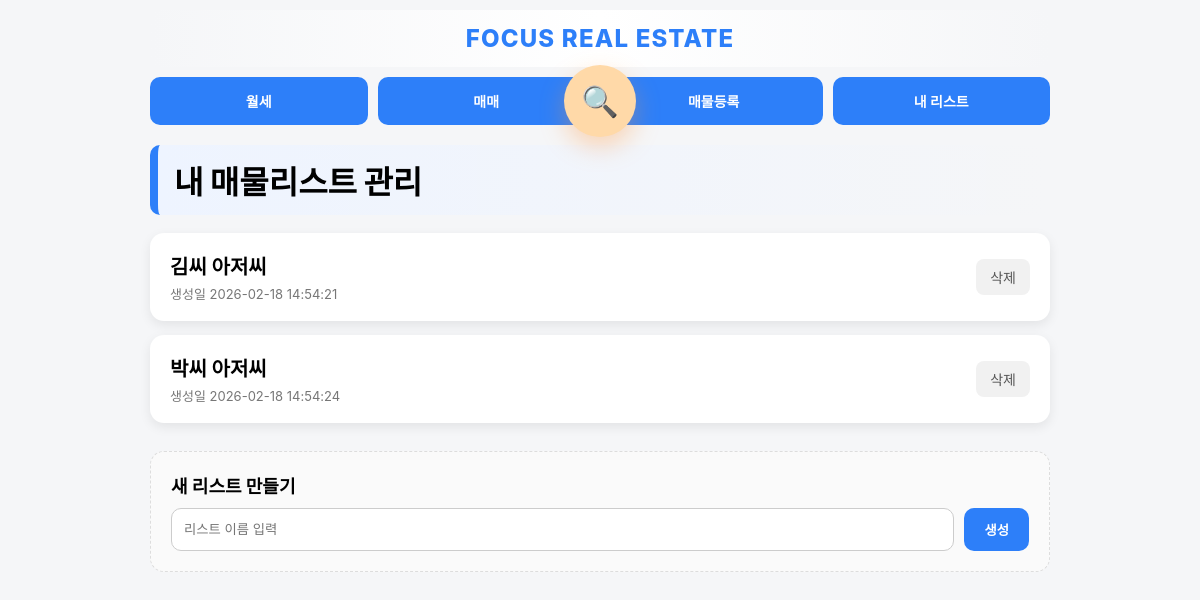
Before: /collections (signed in) with the older database file.
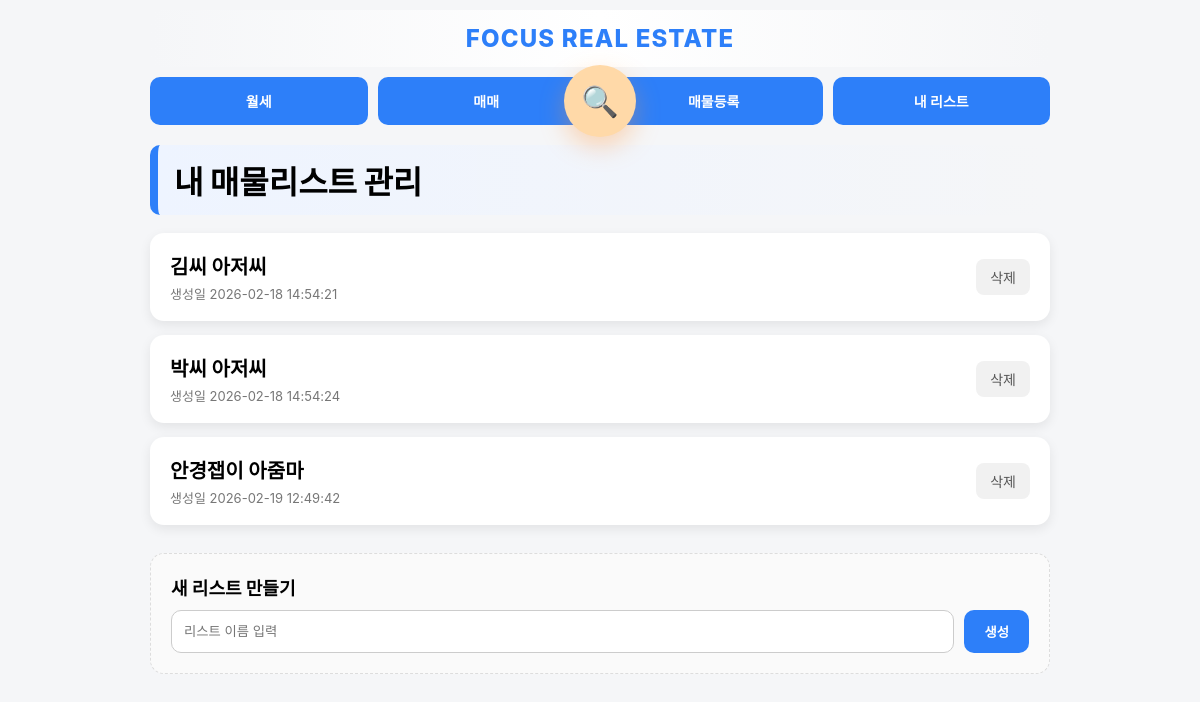
After: the same page with the newer database file.
### app.py (models this page shows)
class Collection(db.Model):
    id = db.Column(db.Integer, primary_key=True)
    title = db.Column(db.String(200))
    memo = db.Column(db.String(200))
    created_at = db.Column(db.String(50))

### app.py (the view)
@app.route("/collections")
@login_required
def collections():
    lists = Collection.query.all()
    return render_template(
        "collections.html",
        lists=lists,
    )

### app.py (called while the page is built)
@login_manager.user_loader
def load_user(user_id):
    return User.query.get(int(user_id))

### templates/collections.html (shortened to what this page needs)
{% extends "base.html" %}
{% block content %}
<div class="section-title">내 매물리스트 관리</div>
<div class="list-container">
{% for c in lists %}
<div class="list-card" onclick="location.href='/collections/{{ c.id }}'">
    <div class="list-info">
        <div class="list-title">{{ c.title }}</div>
        <div class="list-date">생성일 {{ c.created_at }}</div>
    </div>
    <div class="list-actions">
        <a href="/collections/delete/{{ c.id }}"
           class="delete-btn"
           onclick="event.stopPropagation(); return confirm('리스트를 삭제할까요?')">
           삭제
        </a>
    </div>
</div>
{% endfor %}
</div>
<div class="new-list-card">
    <div class="new-title">새 리스트 만들기</div>
    <form method="POST" action="/collections/new" class="new-form">
        <input type="text" name="title" placeholder="리스트 이름 입력" required>
        <button type="submit">생성</button>
    </form>
</div>
{% endblock %}

### templates/base.html (shortened to what this page needs)
<!DOCTYPE html>
<html>
<head>
</head>
<body>
<div class="container">
    <div class="site-header">
         FOCUS REAL ESTATE
    </div>
    <div class="menu-wrapper">
    <div class="menu">
        <a href="/?mode=rent">월세</a>
        <a href="/?mode=sale">매매</a>
        <a href="/register" class="pc-only">매물등록</a>
        <a href="/collections">내 리스트</a>
    </div>
    <a href="/search" class="search-fab" title="매물 검색">
        🔍
    </a>
</div>
{% block content %}
{% endblock %}
</div>
</body>
</html>

### templates/base.html (style rules this page uses)
.site-header { text-align: center; font-size: 24px; font-weight: 800; letter-spacing: 1.2px; padding: 14px 0; color: #2d7ff9; background: linear-gradient(to right, #f5f6f8, #ffffff, #f5f6f8); border-radius: 12px; margin-bottom: 10px; }
body { font-size: 14px; }
@media (min-width: 801px) { .menu { display: flex !important; flex-direction: row !important; justify-content: space-between !important; gap: 10px !important; } }
@media (min-width: 801px) { .menu a { flex: 1 !important; } }
body { font-family: "Pretendard", -apple-system, BlinkMacSystemFont, "Segoe UI", Roboto, sans-serif; margin: 0; padding: 0; background: #f5f6f8; }
.container { max-width: 900px; margin: 0 auto; padding: 10px; }
.menu { display: grid; grid-template-columns: repeat(3, 1fr); gap: 8px; margin-bottom: 15px; }
.menu a { text-align: center; padding: 14px 10px; background: #2d7ff9; color: white; border-radius: 10px; text-decoration: none; font-size: 14px; font-weight: bold; }
.menu-wrapper { position: relative; margin-bottom: 20px; }
.search-fab { position: absolute; left: 50%; top: 50%; transform: translate(-50%, -50%); width: 72px; height: 72px; border-radius: 50%; background: #ffd9a8; color: #ff8a00; display: flex; align-items: center; justify-content: center; font-size: 30px; text-decoration: none; box-shadow: 0 10px 25px rgba(255,150,60,0.35); transition: all 0.18s ease; z-index: 10; animation: floaty 2.4s ease-in-out infinite; }

### templates/collections.html (style rules this page uses)
.section-title { font-size: 32px; font-weight: 900; margin-bottom: 18px; padding: 12px 16px; border-radius: 10px; background: linear-gradient(to right, #eef4ff, transparent); border-left: 8px solid #2d7ff9; }
.list-container { display: flex; flex-direction: column; gap: 14px; }
.list-card { background: white; padding: 18px 20px; border-radius: 14px; box-shadow: 0 4px 12px rgba(0,0,0,0.08); display: flex; justify-content: space-between; align-items: center; }
.list-title { font-size: 20px; font-weight: bold; }
.list-date { font-size: 13px; color: #777; margin-top: 4px; }
.list-actions { display: flex; gap: 10px; }
.delete-btn { background: #f1f1f1; color: #555; padding: 8px 14px; border-radius: 8px; text-decoration: none; }
.new-list-card { margin-top: 28px; background: #fafafa; padding: 20px; border-radius: 14px; border: 1px dashed #ddd; }
.new-title { font-weight: bold; margin-bottom: 10px; font-size: 18px; }
.new-form { display: flex; gap: 10px; }
.new-form input { flex: 1; padding: 12px; border-radius: 10px; border: 1px solid #ccc; }
.new-form button { background: #2d7ff9; color: white; border: none; padding: 12px 20px; border-radius: 10px; font-weight: bold; cursor: pointer; }
.list-card { cursor: pointer; transition: 0.15s; }

Changed rows visible on the page:
added Collection: title "안경잽이 아줌마", created_at "2026-02-19 12:49:42"
